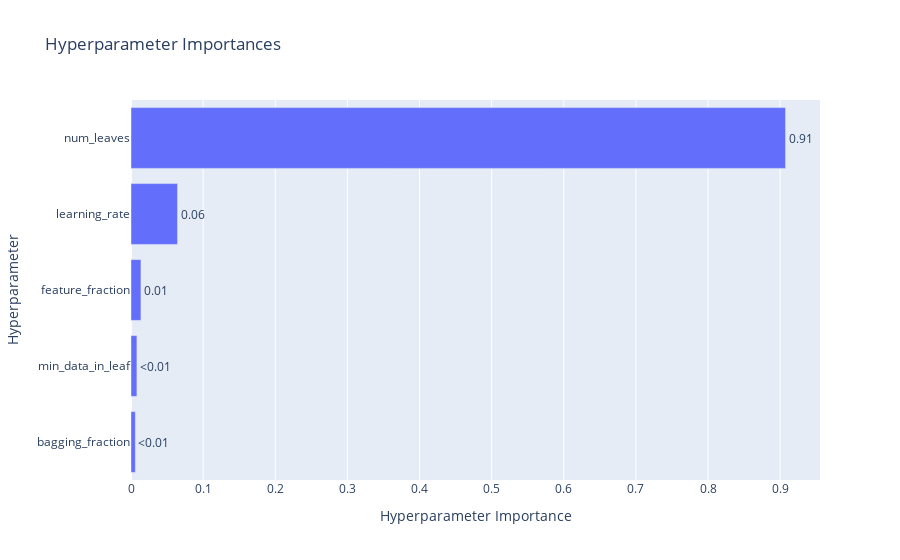

The notebook cell saved with this chart:
### Code cell
plot_param_importances(study)

### Figure 1 — Plotly figure (JSON) as saved in the notebook; plotly's stock layout.template omitted (floating-point values rounded to 4 significant figures)
{"data": [{"cliponaxis": false, "hovertemplate": ["bagging_fraction (FloatDistribution): 0.006006291404123491<extra></extra>", "min_data_in_leaf (IntDistribution): 0.008205489406030319<extra></extra>", "feature_fraction (FloatDistribution): 0.013785048022649368<extra></extra>", "learning_rate (FloatDistribution): 0.06450279972692874<extra></extra>", "num_leaves (IntDistribution): 0.9075003714402682<extra></extra>"], "name": "Objective Value", "orientation": "h", "text": ["<0.01", "<0.01", "0.01", "0.06", "0.91"], "textposition": "outside", "type": "bar", "x": [0.006006, 0.008205, 0.01379, 0.0645, 0.9075], "y": ["bagging_fraction", "min_data_in_leaf", "feature_fraction", "learning_rate", "num_leaves"]}], "layout": {"title": {"text": "Hyperparameter Importances"}, "xaxis": {"title": {"text": "Hyperparameter Importance"}}, "yaxis": {"title": {"text": "Hyperparameter"}}}}
